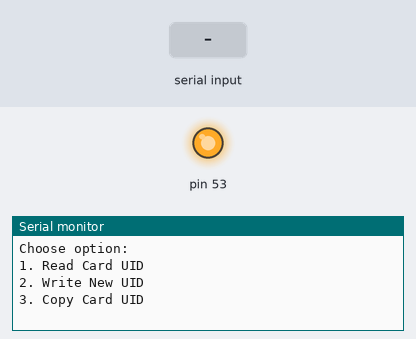
Simulated run of this sketch. Board: Arduino Mega 2560, built with avr-gcc and run on an emulated ATmega2560. Shown: output pins drawn as LEDs (lit = HIGH), the last lines printed to the serial monitor. The test bench sets the inputs (shaded band).

Above: at 1.2 s.
1.3 s: "1\n" received over Serial
2.9 s: byte 50 ('2') received over Serial
At 3.7 s:
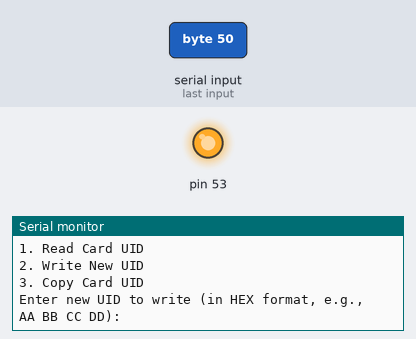
4.5 s: byte 49 ('1') received over Serial
At 6.6 s:
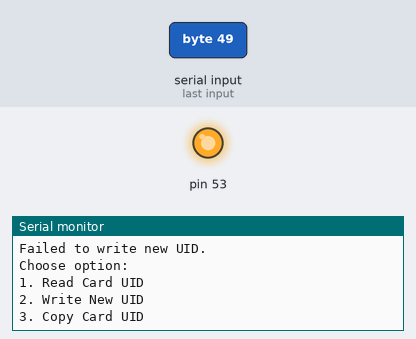
7.0 s: "90,45\n" received over Serial
At 7.17 s:
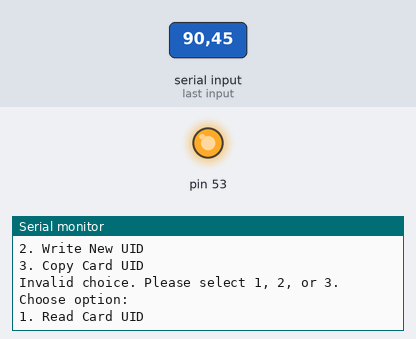

The sketch:

Read_Write_UID.ino
```cpp
#include <SPI.h>
#include <MFRC522.h>

#define RST_PIN         22
#define SS_PIN          21

MFRC522 mfrc522(SS_PIN, RST_PIN);

MFRC522::MIFARE_Key key;

void setup() {
    Serial.begin(9600); // Initialize serial communications with the PC
    SPI.begin();        // Init SPI bus
    mfrc522.PCD_Init(); // Init MFRC522 card

    // Prepare the key - all keys are set to FFFFFFFFFFFFh at chip delivery from the factory
    for (byte i = 0; i < 6; i++) {
        key.keyByte[i] = 0xFF;
    }

    Serial.println(F("Choose option: \n1. Read Card UID \n2. Write New UID \n3. Copy Card UID"));
}

void loop() {
    if (Serial.available()) {
        char choice = Serial.read();
        delay(100); // Debounce delay

        if (choice == '1') {
            readCardUID();
        } else if (choice == '2') {
            writeUID();
        }  else {
            Serial.println(F("Invalid choice. Please select 1, 2, or 3."));
        }

        // Clear the Serial buffer
        while (Serial.available()) {
            Serial.read();
        }

        Serial.println(F("Choose option: \n1. Read Card UID \n2. Write New UID \n3. Copy Card UID"));
    }
}

void readCardUID() {
    if (!mfrc522.PICC_IsNewCardPresent() || !mfrc522.PICC_ReadCardSerial()) {
        Serial.println(F("No card detected."));
        return;
    }
    Serial.print(F("Card UID:"));
    for (byte i = 0; i < mfrc522.uid.size; i++) {
        Serial.print(mfrc522.uid.uidByte[i] < 0x10 ? " 0" : " ");
        Serial.print(mfrc522.uid.uidByte[i], HEX);
    }
    Serial.println();
    mfrc522.PICC_HaltA();
    mfrc522.PCD_StopCrypto1();
}

void writeUID() {
    Serial.println(F("Enter new UID to write (in HEX format, e.g., AA BB CC DD):"));
    while (!Serial.available()) {
        // Wait for UID input
    }
    String inputUID = Serial.readStringUntil('\n');
    byte newUid[4];
    parseHexString(inputUID, newUid);

    if (setCardUID(newUid)) {
        Serial.println(F("Wrote new UID to card."));
    } else {
        Serial.println(F("Failed to write new UID."));
    }
}


bool setCardUID(byte *newUid) {
    if (!mfrc522.PICC_IsNewCardPresent() || !mfrc522.PICC_ReadCardSerial()) {
        Serial.println(F("No card detected."));
        return false;
    }

    // Set new UID
    if (mfrc522.MIFARE_SetUid(newUid, (byte)4, true)) {
        Serial.println(F("Wrote new UID to card."));
        mfrc522.PICC_HaltA(); // Halt PICC
        mfrc522.PCD_StopCrypto1(); // Stop encryption on PCD
        return true;
    } else {
        Serial.println(F("Failed to set new UID."));
        return false;
    }
}

byte parseHexString(String hexString, byte *bytes) {
    hexString.trim();
    hexString.replace(" ", "");
    int byteCount = 0;
    for (unsigned int i = 0; i < hexString.length(); i += 2) {
        if (i + 1 < hexString.length()) {
            String byteString = hexString.substring(i, i + 2);
            bytes[byteCount++] = (byte) strtol(byteString.c_str(), NULL, 16);
        }
    }
    return byteCount;
}
```

Measured:
- after the input at 2.9 s, the serial monitor: prints a new line after 0.10 s (image 1)
- after the input at 4.5 s, the serial monitor: prints a new line after 1.0 s (image 2)
- after the input at 7.0 s, the serial monitor: prints a new line after 0.10 s (image 3)
